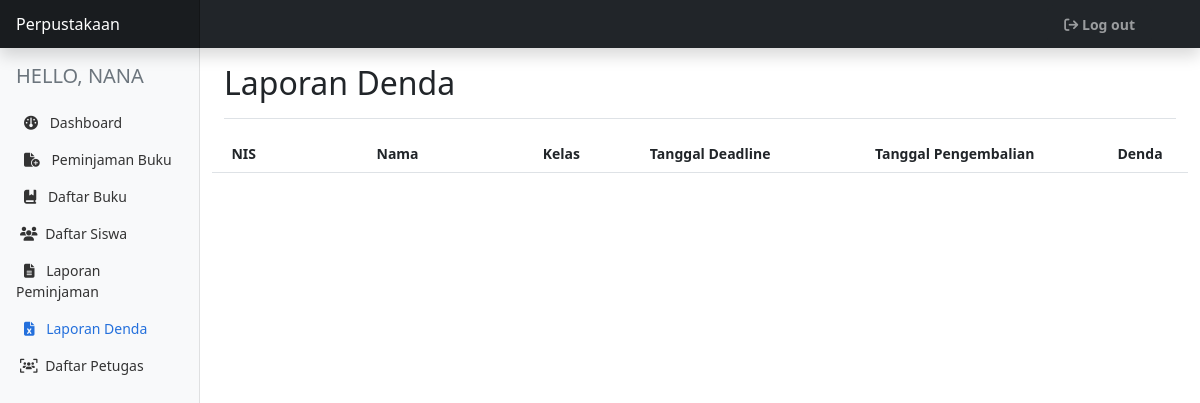
The app's page /petugas/laporan-denda.php (signed in), older data.
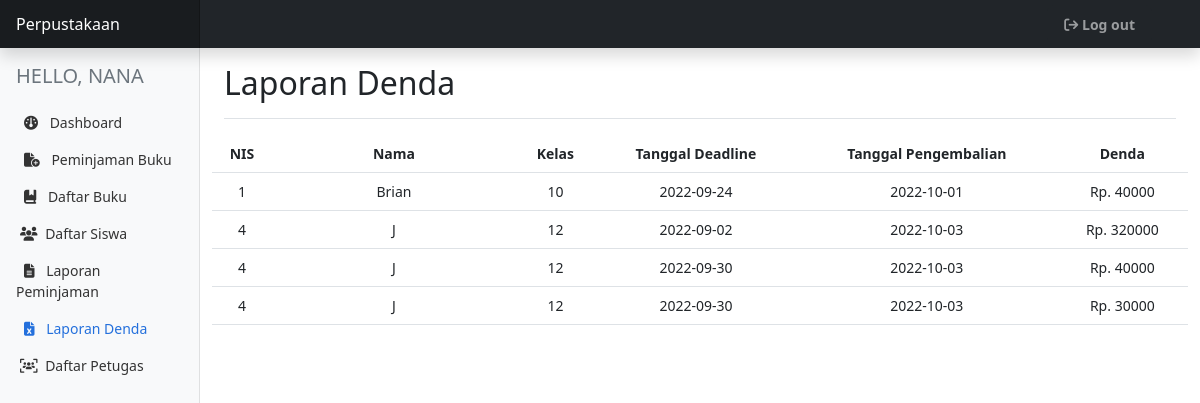
The same page, newer data.
### tables this page shows
CREATE TABLE `pengembalian` (
  `id_pengembalian` int(11) NOT NULL,
  `id_peminjaman` int(11) NOT NULL,
  `tanggal_pengembalian` date NOT NULL,
  `denda` int(11) NOT NULL
);

CREATE TABLE `siswa` (
  `nis` int(11) NOT NULL,
  `nama` varchar(50) NOT NULL,
  `jenis_kelamin` enum('L','P') NOT NULL,
  `alamat` varchar(50) NOT NULL,
  `id_kelas` int(2) NOT NULL
);

CREATE TABLE `kelas` (
  `id_kelas` int(2) NOT NULL,
  `nama_kelas` varchar(50) NOT NULL
);

CREATE TABLE `peminjaman` (
  `id_peminjaman` int(11) NOT NULL,
  `nis` int(11) NOT NULL,
  `nip` int(11) NOT NULL,
  `tgl_peminjaman` date NOT NULL,
  `tgl_pemgembalian` date NOT NULL
);

### petugas/laporan-denda.php (the view, shortened to what the changed rows need)
<!doctype html>
<html lang="en">
<head>
    <link href="../assets/dist/css/bootstrap.min.css" rel="stylesheet">
    <link rel="stylesheet" href="https://cdnjs.cloudflare.com/ajax/libs/font-awesome/6.1.2/css/all.min.css">
    <link rel="stylesheet" href="../assets/bootstrap/css/bootstrap.min.css">
    <link href="../assets/dashboard/dashboard.css" rel="stylesheet">
</head>
<body>
    <?php
        include "../config.php";
    ?>
<div class="container-fluid">
    <div class="row">
        <main class="col-md-9 ms-sm-auto col-lg-10 px-md-4">
            <div class="d-flex justify-content-between flex-wrap flex-md-nowrap align-items-center pt-3 pb-2 mb-3 border-bottom">
                <h1 class="h2">Laporan Denda</h1>
            </div>
            <div class="row">
                <table class="table text-center">
                    <thead>
                        <tr>
                            <th>NIS</th>
                            <th class="w-25">Nama</th>
                            <th>Kelas</th>
                            <th>Tanggal Deadline</th>
                            <th>Tanggal Pengembalian</th>
                            <th>Denda</th>
                        </tr>
                    </thead>
                    <tbody>
                        <?php
                        $denda = mysqli_query($db, 'SELECT * FROM pengembalian JOIN peminjaman ON pengembalian.id_peminjaman = peminjaman.id_peminjaman JOIN siswa ON siswa.nis = peminjaman.nis JOIN detail_pengembalian ON pengembalian.id_pengembalian = detail_pengembalian.id_pengembalian JOIN kelas ON siswa.id_kelas = kelas.id_kelas WHERE pengembalian.denda != 0');
                        while ($data = mysqli_fetch_array($denda)) {
                        ?>
                        <tr>
                            <td><?= $data['nis'] ?></td>
                            <td><?= $data['nama'] ?></td>
                            <td><?= $data['nama_kelas'] ?></td>
                            <td><?= $data['tgl_pemgembalian'] ?></td>
                            <td><?= $data['tanggal_pengembalian'] ?></td>
                            <td>Rp. <?= $data['denda'] ?></td>
                        </tr>
                        <?php } ?>
                    </tbody>
                </table>
            </div>
        </main>
    </div>
</div>
</body>
</html>

Row changes from the older to the newer data that the page shows:
added pengembalian: siswa.nis "1", siswa.nama "Brian", kelas.nama_kelas "10", id_peminjaman.tgl_pemgembalian "2022-09-24", tanggal_pengembalian "2022-10-01", denda "40000"
added pengembalian: siswa.nis "4", siswa.nama "J", kelas.nama_kelas "12", id_peminjaman.tgl_pemgembalian "2022-09-02", tanggal_pengembalian "2022-10-03", denda "320000"
added pengembalian: siswa.nis "4", siswa.nama "J", kelas.nama_kelas "12", id_peminjaman.tgl_pemgembalian "2022-09-30", tanggal_pengembalian "2022-10-03", denda "40000"
added pengembalian: siswa.nis "4", siswa.nama "J", kelas.nama_kelas "12", id_peminjaman.tgl_pemgembalian "2022-09-30", tanggal_pengembalian "2022-10-03", denda "30000"
